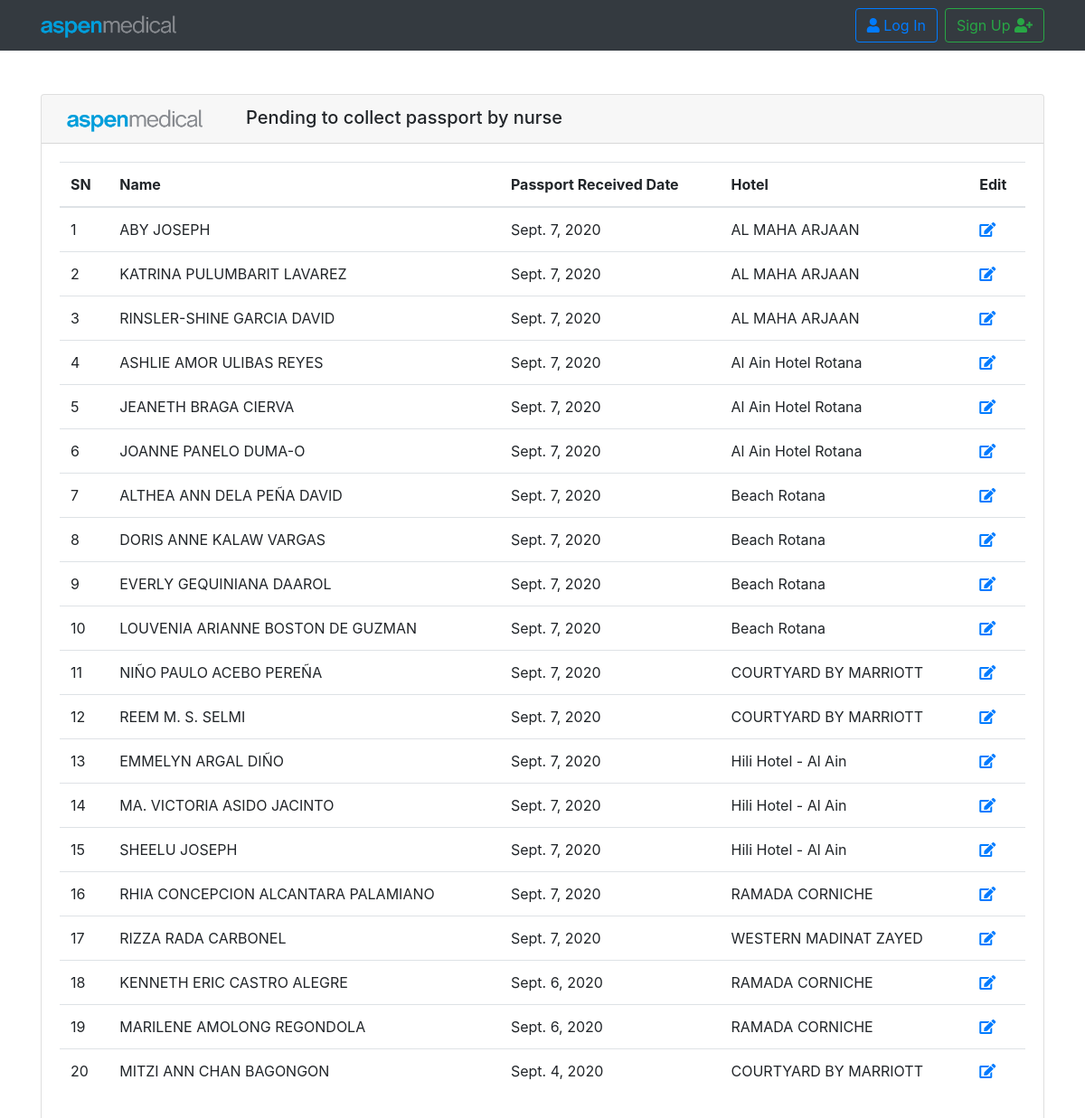
The app's page /payroll/p_p_collect with its own data.
### payroll/models.py (models this page shows, shortened)
class LaborContract(models.Model):
    employee               = models.ForeignKey(Employee, related_name='employee_labourcontract', on_delete=models.CASCADE, blank=True,null=True)
    contract_issue_date    = models.DateField(null=True, blank=True)
    contract_collected     = models.BooleanField(default=False)
    contract_collected_date= models.DateField(null=True, blank=True)
    passport_collected     = models.BooleanField(default=False)
    passport_collect_date  = models.DateField(null=True, blank=True)
    medical_done           = models.BooleanField(default=False)
    medical_date           = models.DateField(null=True, blank=True)
    passport_receive_date  = models.DateField(null=True, blank=True)
    passport_returned      = models.BooleanField(default=False)
    passport_returned_date = models.DateField(null=True, blank=True)
    note                   = models.CharField(null=True, blank=True, max_length=300)

class Employee(models.Model):
    employee_id         = models.CharField(primary_key=True, max_length=60, unique=True)
    first_name          = models.CharField(max_length=60, blank=True,null=True)
    middle_name         = models.CharField(max_length=60, blank=True,null=True)
    last_name           = models.CharField(max_length=60, blank=True,null=True)
    GENDER_CHOICES      = (('Male', 'Male'),('Female', 'Female'),('Other', 'Other'),)
    gender              = models.CharField(max_length=10, choices=GENDER_CHOICES)
    hotel               = models.ForeignKey(Hotel, related_name='hotel_name', on_delete=models.CASCADE,null=True,blank=True)
    DOB                 = models.DateField(null=True, blank=True)
    religion            = models.CharField(max_length=20, null=True, blank=True)
    citizenship         = models.CharField(max_length=20, null=True, blank=True)
    country_birth       = models.CharField(max_length=20, null=True, blank=True)
    email               = models.EmailField(max_length=70, blank=True,null=True)
    phone               = models.IntegerField(null=True, blank=True,default=0)
    uae_address         = models.CharField(max_length=90, null=True, blank=True)
    home_country_phone  = models.CharField(max_length=90, null=True, blank=True)
    home_country_address= models.CharField(max_length=90, null=True, blank=True)
    department          = models.ForeignKey(Department, related_name='dept_name', on_delete=models.CASCADE,null=True,blank=True)
    designation         = models.CharField(max_length=40, null=True, blank=True)
    department_head     = models.BooleanField(default=False)
    joining_date        = models.DateField(null=True, blank=True)
    img                 = models.ImageField(upload_to='pics',null=True,blank=True, default='/static/images/default-user.jpg')
    employee_status_choice     = (('Deployed', 'Deployed'),('Exiting', 'Exiting'),('Resigning', 'Resigning'))
    employee_status            = models.CharField(max_length=10, default=['Active'], choices=employee_status_choice)

class Hotel(models.Model):
    hotel = models.CharField(unique=True, max_length=40)
    def __str__(self):
        return self.hotel

### payroll/views.py (the view)
# urls.py: path('p_p_collect',views.p_p_collect, name='p_p_collect'),
def p_p_collect(request):
    printlist = models.LaborContract.objects.filter(~Q(employee__employee_status="Exiting") & ~Q(passport_receive_date=None) & Q(passport_returned=False))
    printlist  = printlist.order_by('-passport_receive_date','employee__hotel__hotel','employee__first_name')
    return render(request, 'payroll/p_p_collect.html', {'print_list':printlist})

### payroll/templates/payroll/p_p_collect.html
{% extends "base.html" %}
{% block content %}
{% load humanize %}
{% load static %}
<div class="card mt-5">
  <h5 class="card-header"> <img src="{% static 'images/AM_Logo_RGB_HR.png' %}" class=" ml-2 mt-1 mr-5" alt="Uniteam-logo" width='150px'>Pending to collect passport by nurse</h5>
    <div class="card-body">
            <table class="table table-hover h-100 p-3" id="new_table" class="dispaly">
                        <thead>
                        <tr>
                            <th scope="col">SN</th>
                            <th scope="col">Name</th>
                            <th scope="col">Passport Received Date</th>
                            <th scope="col">Hotel </th>
                            <th scope="col">Edit</th>
                        </tr>
                        </thead>
                        <tbody>
                        {% for eid in print_list %}
                        <tr>
                            <td scope="row">{{ forloop.counter }}</td>
                            <td> {{eid.employee.first_name }}</td>
                            <td> {{eid.passport_receive_date }}</td>
                            <td> {{eid.employee.hotel }}</td>
                            <td> <a href="{% url 'payroll:contract_update' pk=eid.pk %}"><i class="fas fa-edit"> </i></a> </td>
                        </tr>
                        {% endfor %}
                        </tbody>
                    </table>
        </div>
    </div>
        {% endblock %}

### static/css/fa.css (style rules this page uses)
.fa,.fab,.fad,.fal,.far,.fas { -moz-osx-font-smoothing:grayscale;-webkit-font-smoothing:antialiased;display:inline-block;font-style:normal;font-variant:normal;text-rendering:auto;line-height:1 }
.fa-edit:before { content:"\f044" }
.fa,.far,.fas { font-family:"Font Awesome 5 Free" }
.fa,.fas { font-weight:900 }

### records on screen
LaborContract: employee.first_name "ABY JOSEPH", passport_receive_date "Sept. 7, 2020", employee.hotel "AL MAHA ARJAAN"
LaborContract: employee.first_name "KATRINA PULUMBARIT LAVAREZ", passport_receive_date "Sept. 7, 2020", employee.hotel "AL MAHA ARJAAN"
LaborContract: employee.first_name "RINSLER-SHINE GARCIA DAVID", passport_receive_date "Sept. 7, 2020", employee.hotel "AL MAHA ARJAAN"
LaborContract: employee.first_name "ASHLIE AMOR ULIBAS REYES", passport_receive_date "Sept. 7, 2020", employee.hotel "Al Ain Hotel Rotana"
LaborContract: employee.first_name "JEANETH BRAGA CIERVA", passport_receive_date "Sept. 7, 2020", employee.hotel "Al Ain Hotel Rotana"
LaborContract: employee.first_name "JOANNE PANELO DUMA-O", passport_receive_date "Sept. 7, 2020", employee.hotel "Al Ain Hotel Rotana"
LaborContract: employee.first_name "ALTHEA ANN DELA PEÑA DAVID", passport_receive_date "Sept. 7, 2020", employee.hotel "Beach Rotana"
LaborContract: employee.first_name "DORIS ANNE KALAW VARGAS", passport_receive_date "Sept. 7, 2020", employee.hotel "Beach Rotana"
LaborContract: employee.first_name "EVERLY GEQUINIANA DAAROL", passport_receive_date "Sept. 7, 2020", employee.hotel "Beach Rotana"
LaborContract: employee.first_name "LOUVENIA ARIANNE BOSTON DE GUZMAN", passport_receive_date "Sept. 7, 2020", employee.hotel "Beach Rotana"
LaborContract: employee.first_name "NIÑO PAULO ACEBO PEREÑA", passport_receive_date "Sept. 7, 2020", employee.hotel "COURTYARD BY MARRIOTT"
LaborContract: employee.first_name "REEM M. S. SELMI", passport_receive_date "Sept. 7, 2020", employee.hotel "COURTYARD BY MARRIOTT"
LaborContract: employee.first_name "EMMELYN ARGAL DIÑO", passport_receive_date "Sept. 7, 2020", employee.hotel "Hili Hotel - Al Ain"
LaborContract: employee.first_name "MA. VICTORIA ASIDO JACINTO", passport_receive_date "Sept. 7, 2020", employee.hotel "Hili Hotel - Al Ain"
LaborContract: employee.first_name "SHEELU JOSEPH", passport_receive_date "Sept. 7, 2020", employee.hotel "Hili Hotel - Al Ain"
LaborContract: employee.first_name "RHIA CONCEPCION ALCANTARA PALAMIANO", passport_receive_date "Sept. 7, 2020", employee.hotel "RAMADA CORNICHE"
LaborContract: employee.first_name "RIZZA RADA CARBONEL", passport_receive_date "Sept. 7, 2020", employee.hotel "WESTERN MADINAT ZAYED"
LaborContract: employee.first_name "KENNETH ERIC CASTRO ALEGRE", passport_receive_date "Sept. 6, 2020", employee.hotel "RAMADA CORNICHE"
LaborContract: employee.first_name "MARILENE AMOLONG REGONDOLA", passport_receive_date "Sept. 6, 2020", employee.hotel "RAMADA CORNICHE"
LaborContract: employee.first_name "MITZI ANN CHAN BAGONGON", passport_receive_date "Sept. 4, 2020", employee.hotel "COURTYARD BY MARRIOTT"
